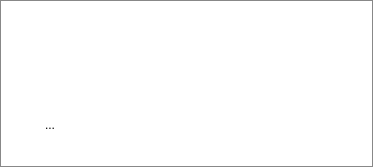
<?xml version="1.0" encoding="UTF-8"?>
<ui version="4.0">
 <class>CDlgTalkMoreMenu</class>
 <widget class="QWidget" name="CDlgTalkMoreMenu">
  <property name="geometry">
   <rect>
    <x>0</x>
    <y>0</y>
    <width>373</width>
    <height>167</height>
   </rect>
  </property>
  <property name="windowTitle">
   <string>CDlgTalkMoreMenu</string>
  </property>
  <layout class="QHBoxLayout" name="horizontalLayout">
   <property name="leftMargin">
    <number>0</number>
   </property>
   <property name="topMargin">
    <number>0</number>
   </property>
   <property name="rightMargin">
    <number>0</number>
   </property>
   <property name="bottomMargin">
    <number>0</number>
   </property>
   <item>
    <widget class="QWidget" name="widget" native="true">
     <property name="minimumSize">
      <size>
       <width>70</width>
       <height>65</height>
      </size>
     </property>
     <property name="styleSheet">
      <string notr="true">#widget{
border:1px solid #888;
background:#ffffff;}

QToolButton{
 border:none;
}</string>
     </property>
     <layout class="QGridLayout" name="gridLayout">
      <property name="leftMargin">
       <number>0</number>
      </property>
      <property name="topMargin">
       <number>3</number>
      </property>
      <property name="rightMargin">
       <number>0</number>
      </property>
      <property name="bottomMargin">
       <number>0</number>
      </property>
      <item row="1" column="4">
       <widget class="QToolButton" name="toolBtnMember">
        <property name="minimumSize">
         <size>
          <width>70</width>
          <height>65</height>
         </size>
        </property>
        <property name="text">
         <string/>
        </property>
       </widget>
      </item>
      <item row="0" column="0">
       <widget class="QToolButton" name="toolBtnFacility">
        <property name="minimumSize">
         <size>
          <width>70</width>
          <height>65</height>
         </size>
        </property>
        <property name="text">
         <string/>
        </property>
       </widget>
      </item>
      <item row="1" column="2">
       <widget class="QToolButton" name="toolBtnMake">
        <property name="minimumSize">
         <size>
          <width>70</width>
          <height>65</height>
         </size>
        </property>
        <property name="text">
         <string/>
        </property>
       </widget>
      </item>
      <item row="1" column="0">
       <widget class="QToolButton" name="toolBtnController">
        <property name="minimumSize">
         <size>
          <width>70</width>
          <height>65</height>
         </size>
        </property>
        <property name="text">
         <string>...</string>
        </property>
       </widget>
      </item>
      <item row="0" column="1">
       <widget class="QToolButton" name="toolBtnDish">
        <property name="minimumSize">
         <size>
          <width>70</width>
          <height>65</height>
         </size>
        </property>
        <property name="text">
         <string/>
        </property>
       </widget>
      </item>
      <item row="0" column="2">
       <widget class="QToolButton" name="toolBtnThis">
        <property name="minimumSize">
         <size>
          <width>70</width>
          <height>65</height>
         </size>
        </property>
        <property name="text">
         <string/>
        </property>
       </widget>
      </item>
      <item row="0" column="4">
       <widget class="QToolButton" name="toolBtnFullScreen">
        <property name="minimumSize">
         <size>
          <width>70</width>
          <height>65</height>
         </size>
        </property>
        <property name="text">
         <string/>
        </property>
       </widget>
      </item>
     </layout>
    </widget>
   </item>
  </layout>
 </widget>
 <layoutdefault spacing="6" margin="11"/>
 <resources/>
 <connections/>
</ui>
